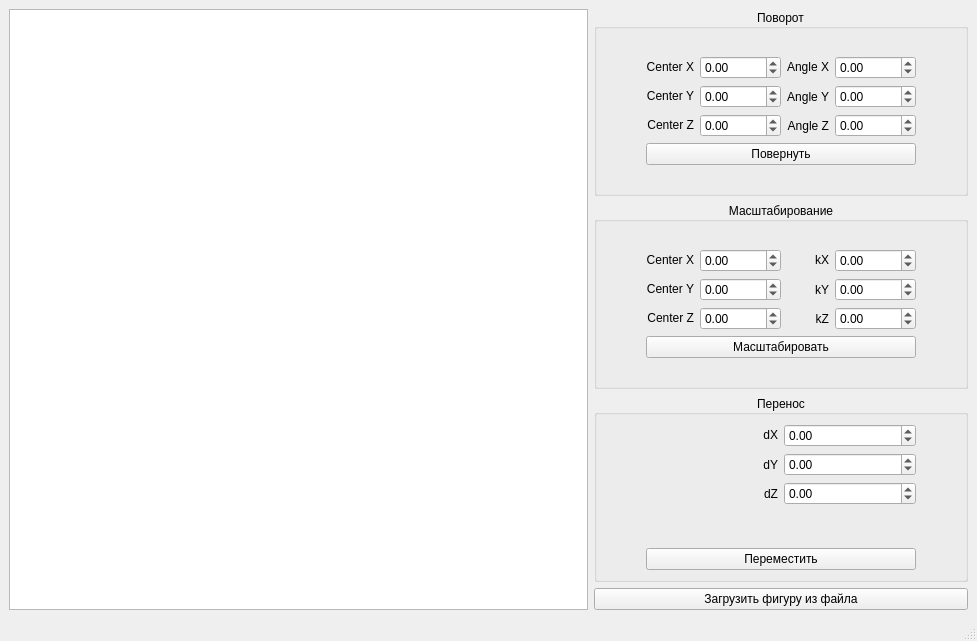
<?xml version="1.0" encoding="UTF-8"?>
<ui version="4.0">
 <class>MainWindow</class>
 <widget class="QMainWindow" name="MainWindow">
  <property name="geometry">
   <rect>
    <x>0</x>
    <y>0</y>
    <width>977</width>
    <height>641</height>
   </rect>
  </property>
  <property name="windowTitle">
   <string>MainWindow</string>
  </property>
  <widget class="QWidget" name="centralwidget">
   <layout class="QGridLayout" name="gridLayout">
    <item row="3" column="2">
     <widget class="QPushButton" name="LoadFigureButton">
      <property name="text">
       <string>Загрузить фигуру из файла</string>
      </property>
     </widget>
    </item>
    <item row="0" column="0" rowspan="4" colspan="2">
     <widget class="QGraphicsView" name="graphicsView">
      <property name="sizePolicy">
       <sizepolicy hsizetype="Expanding" vsizetype="Expanding">
        <horstretch>0</horstretch>
        <verstretch>0</verstretch>
       </sizepolicy>
      </property>
     </widget>
    </item>
    <item row="0" column="2">
     <widget class="QGroupBox" name="groupBox_3">
      <property name="title">
       <string>Поворот</string>
      </property>
      <property name="alignment">
       <set>Qt::AlignCenter</set>
      </property>
      <layout class="QGridLayout" name="gridLayout_7">
       <item row="0" column="1">
        <layout class="QGridLayout" name="gridLayout_8">
         <item row="1" column="2" colspan="2">
          <layout class="QGridLayout" name="gridLayout_2">
           <item row="2" column="0">
            <widget class="QLabel" name="label_16">
             <property name="text">
              <string>Angle Z</string>
             </property>
             <property name="alignment">
              <set>Qt::AlignRight|Qt::AlignTrailing|Qt::AlignVCenter</set>
             </property>
            </widget>
           </item>
           <item row="1" column="0">
            <widget class="QLabel" name="label_17">
             <property name="text">
              <string>Angle Y</string>
             </property>
             <property name="alignment">
              <set>Qt::AlignRight|Qt::AlignTrailing|Qt::AlignVCenter</set>
             </property>
            </widget>
           </item>
           <item row="0" column="1">
            <widget class="QDoubleSpinBox" name="AxField">
             <property name="sizePolicy">
              <sizepolicy hsizetype="Preferred" vsizetype="Fixed">
               <horstretch>0</horstretch>
               <verstretch>0</verstretch>
              </sizepolicy>
             </property>
             <property name="minimum">
              <double>-10000.000000000000000</double>
             </property>
             <property name="maximum">
              <double>10000.000000000000000</double>
             </property>
            </widget>
           </item>
           <item row="1" column="1">
            <widget class="QDoubleSpinBox" name="AyField">
             <property name="sizePolicy">
              <sizepolicy hsizetype="Preferred" vsizetype="Fixed">
               <horstretch>0</horstretch>
               <verstretch>0</verstretch>
              </sizepolicy>
             </property>
             <property name="minimum">
              <double>-10000.000000000000000</double>
             </property>
             <property name="maximum">
              <double>10000.000000000000000</double>
             </property>
            </widget>
           </item>
           <item row="2" column="1">
            <widget class="QDoubleSpinBox" name="AzField">
             <property name="sizePolicy">
              <sizepolicy hsizetype="Preferred" vsizetype="Fixed">
               <horstretch>0</horstretch>
               <verstretch>0</verstretch>
              </sizepolicy>
             </property>
             <property name="minimum">
              <double>-10000.000000000000000</double>
             </property>
             <property name="maximum">
              <double>10000.000000000000000</double>
             </property>
            </widget>
           </item>
           <item row="0" column="0">
            <widget class="QLabel" name="label_18">
             <property name="sizePolicy">
              <sizepolicy hsizetype="Preferred" vsizetype="Fixed">
               <horstretch>0</horstretch>
               <verstretch>0</verstretch>
              </sizepolicy>
             </property>
             <property name="text">
              <string>Angle X</string>
             </property>
             <property name="alignment">
              <set>Qt::AlignRight|Qt::AlignTrailing|Qt::AlignVCenter</set>
             </property>
            </widget>
           </item>
          </layout>
         </item>
         <item row="1" column="0" colspan="2">
          <layout class="QGridLayout" name="gridLayout_10">
           <item row="0" column="0">
            <widget class="QLabel" name="label_19">
             <property name="sizePolicy">
              <sizepolicy hsizetype="Preferred" vsizetype="Fixed">
               <horstretch>0</horstretch>
               <verstretch>0</verstretch>
              </sizepolicy>
             </property>
             <property name="text">
              <string>Center X</string>
             </property>
             <property name="alignment">
              <set>Qt::AlignRight|Qt::AlignTrailing|Qt::AlignVCenter</set>
             </property>
            </widget>
           </item>
           <item row="1" column="0">
            <widget class="QLabel" name="label_20">
             <property name="sizePolicy">
              <sizepolicy hsizetype="Preferred" vsizetype="Fixed">
               <horstretch>0</horstretch>
               <verstretch>0</verstretch>
              </sizepolicy>
             </property>
             <property name="text">
              <string>Center Y</string>
             </property>
             <property name="alignment">
              <set>Qt::AlignRight|Qt::AlignTrailing|Qt::AlignVCenter</set>
             </property>
            </widget>
           </item>
           <item row="2" column="0">
            <widget class="QLabel" name="label_21">
             <property name="sizePolicy">
              <sizepolicy hsizetype="Preferred" vsizetype="Fixed">
               <horstretch>0</horstretch>
               <verstretch>0</verstretch>
              </sizepolicy>
             </property>
             <property name="text">
              <string>Center Z</string>
             </property>
             <property name="alignment">
              <set>Qt::AlignRight|Qt::AlignTrailing|Qt::AlignVCenter</set>
             </property>
            </widget>
           </item>
           <item row="0" column="1">
            <widget class="QDoubleSpinBox" name="CRxField">
             <property name="minimum">
              <double>-10000.000000000000000</double>
             </property>
             <property name="maximum">
              <double>10000.000000000000000</double>
             </property>
            </widget>
           </item>
           <item row="1" column="1">
            <widget class="QDoubleSpinBox" name="CRyField">
             <property name="minimum">
              <double>-10000.000000000000000</double>
             </property>
             <property name="maximum">
              <double>10000.000000000000000</double>
             </property>
            </widget>
           </item>
           <item row="2" column="1">
            <widget class="QDoubleSpinBox" name="CRzField">
             <property name="minimum">
              <double>-10000.000000000000000</double>
             </property>
             <property name="maximum">
              <double>10000.000000000000000</double>
             </property>
            </widget>
           </item>
          </layout>
         </item>
         <item row="5" column="0" colspan="4">
          <widget class="QPushButton" name="RotateButton">
           <property name="sizePolicy">
            <sizepolicy hsizetype="Minimum" vsizetype="Fixed">
             <horstretch>0</horstretch>
             <verstretch>0</verstretch>
            </sizepolicy>
           </property>
           <property name="text">
            <string>Повернуть</string>
           </property>
           <property name="flat">
            <bool>false</bool>
           </property>
          </widget>
         </item>
        </layout>
       </item>
       <item row="0" column="0">
        <spacer name="horizontalSpacer_6">
         <property name="orientation">
          <enum>Qt::Horizontal</enum>
         </property>
         <property name="sizeType">
          <enum>QSizePolicy::Fixed</enum>
         </property>
         <property name="sizeHint" stdset="0">
          <size>
           <width>40</width>
           <height>20</height>
          </size>
         </property>
        </spacer>
       </item>
       <item row="0" column="2">
        <spacer name="horizontalSpacer_5">
         <property name="orientation">
          <enum>Qt::Horizontal</enum>
         </property>
         <property name="sizeType">
          <enum>QSizePolicy::Fixed</enum>
         </property>
         <property name="sizeHint" stdset="0">
          <size>
           <width>40</width>
           <height>20</height>
          </size>
         </property>
        </spacer>
       </item>
      </layout>
     </widget>
    </item>
    <item row="1" column="2">
     <widget class="QGroupBox" name="groupBox_2">
      <property name="title">
       <string>Масштабирование</string>
      </property>
      <property name="alignment">
       <set>Qt::AlignCenter</set>
      </property>
      <layout class="QGridLayout" name="gridLayout_5">
       <item row="1" column="0">
        <spacer name="horizontalSpacer_4">
         <property name="orientation">
          <enum>Qt::Horizontal</enum>
         </property>
         <property name="sizeType">
          <enum>QSizePolicy::Fixed</enum>
         </property>
         <property name="sizeHint" stdset="0">
          <size>
           <width>40</width>
           <height>20</height>
          </size>
         </property>
        </spacer>
       </item>
       <item row="1" column="1">
        <layout class="QGridLayout" name="gridLayout_6">
         <item row="1" column="0" colspan="2">
          <layout class="QGridLayout" name="gridLayout_11">
           <item row="0" column="0">
            <widget class="QLabel" name="label_22">
             <property name="sizePolicy">
              <sizepolicy hsizetype="Preferred" vsizetype="Fixed">
               <horstretch>0</horstretch>
               <verstretch>0</verstretch>
              </sizepolicy>
             </property>
             <property name="text">
              <string>Center X</string>
             </property>
             <property name="alignment">
              <set>Qt::AlignRight|Qt::AlignTrailing|Qt::AlignVCenter</set>
             </property>
            </widget>
           </item>
           <item row="1" column="0">
            <widget class="QLabel" name="label_23">
             <property name="sizePolicy">
              <sizepolicy hsizetype="Preferred" vsizetype="Fixed">
               <horstretch>0</horstretch>
               <verstretch>0</verstretch>
              </sizepolicy>
             </property>
             <property name="text">
              <string>Center Y</string>
             </property>
             <property name="alignment">
              <set>Qt::AlignRight|Qt::AlignTrailing|Qt::AlignVCenter</set>
             </property>
            </widget>
           </item>
           <item row="2" column="0">
            <widget class="QLabel" name="label_24">
             <property name="sizePolicy">
              <sizepolicy hsizetype="Preferred" vsizetype="Fixed">
               <horstretch>0</horstretch>
               <verstretch>0</verstretch>
              </sizepolicy>
             </property>
             <property name="text">
              <string>Center Z</string>
             </property>
             <property name="alignment">
              <set>Qt::AlignRight|Qt::AlignTrailing|Qt::AlignVCenter</set>
             </property>
            </widget>
           </item>
           <item row="0" column="1">
            <widget class="QDoubleSpinBox" name="CSxField">
             <property name="minimum">
              <double>-10000.000000000000000</double>
             </property>
             <property name="maximum">
              <double>10000.000000000000000</double>
             </property>
            </widget>
           </item>
           <item row="1" column="1">
            <widget class="QDoubleSpinBox" name="CSyField">
             <property name="minimum">
              <double>-10000.000000000000000</double>
             </property>
             <property name="maximum">
              <double>10000.000000000000000</double>
             </property>
            </widget>
           </item>
           <item row="2" column="1">
            <widget class="QDoubleSpinBox" name="CSzField">
             <property name="minimum">
              <double>-10000.000000000000000</double>
             </property>
             <property name="maximum">
              <double>10000.000000000000000</double>
             </property>
            </widget>
           </item>
          </layout>
         </item>
         <item row="1" column="2" colspan="2">
          <layout class="QGridLayout" name="gridLayout_9">
           <item row="2" column="1">
            <widget class="QDoubleSpinBox" name="KzField">
             <property name="sizePolicy">
              <sizepolicy hsizetype="Preferred" vsizetype="Fixed">
               <horstretch>0</horstretch>
               <verstretch>0</verstretch>
              </sizepolicy>
             </property>
             <property name="minimum">
              <double>-10000.000000000000000</double>
             </property>
             <property name="maximum">
              <double>10000.000000000000000</double>
             </property>
            </widget>
           </item>
           <item row="0" column="1">
            <widget class="QDoubleSpinBox" name="KxField">
             <property name="sizePolicy">
              <sizepolicy hsizetype="Preferred" vsizetype="Fixed">
               <horstretch>0</horstretch>
               <verstretch>0</verstretch>
              </sizepolicy>
             </property>
             <property name="minimum">
              <double>-10000.000000000000000</double>
             </property>
             <property name="maximum">
              <double>10000.000000000000000</double>
             </property>
            </widget>
           </item>
           <item row="1" column="1">
            <widget class="QDoubleSpinBox" name="KyField">
             <property name="sizePolicy">
              <sizepolicy hsizetype="Preferred" vsizetype="Fixed">
               <horstretch>0</horstretch>
               <verstretch>0</verstretch>
              </sizepolicy>
             </property>
             <property name="minimum">
              <double>-10000.000000000000000</double>
             </property>
             <property name="maximum">
              <double>10000.000000000000000</double>
             </property>
            </widget>
           </item>
           <item row="0" column="0">
            <widget class="QLabel" name="label_15">
             <property name="sizePolicy">
              <sizepolicy hsizetype="Preferred" vsizetype="Fixed">
               <horstretch>0</horstretch>
               <verstretch>0</verstretch>
              </sizepolicy>
             </property>
             <property name="text">
              <string>kX</string>
             </property>
             <property name="alignment">
              <set>Qt::AlignRight|Qt::AlignTrailing|Qt::AlignVCenter</set>
             </property>
            </widget>
           </item>
           <item row="1" column="0">
            <widget class="QLabel" name="label_14">
             <property name="text">
              <string>kY</string>
             </property>
             <property name="alignment">
              <set>Qt::AlignRight|Qt::AlignTrailing|Qt::AlignVCenter</set>
             </property>
            </widget>
           </item>
           <item row="2" column="0">
            <widget class="QLabel" name="label_13">
             <property name="text">
              <string>kZ</string>
             </property>
             <property name="alignment">
              <set>Qt::AlignRight|Qt::AlignTrailing|Qt::AlignVCenter</set>
             </property>
            </widget>
           </item>
          </layout>
         </item>
         <item row="5" column="0" colspan="4">
          <widget class="QPushButton" name="ScaleButton">
           <property name="sizePolicy">
            <sizepolicy hsizetype="Minimum" vsizetype="Fixed">
             <horstretch>0</horstretch>
             <verstretch>0</verstretch>
            </sizepolicy>
           </property>
           <property name="text">
            <string>Масштабировать</string>
           </property>
           <property name="flat">
            <bool>false</bool>
           </property>
          </widget>
         </item>
        </layout>
       </item>
       <item row="1" column="2">
        <spacer name="horizontalSpacer_3">
         <property name="orientation">
          <enum>Qt::Horizontal</enum>
         </property>
         <property name="sizeType">
          <enum>QSizePolicy::Fixed</enum>
         </property>
         <property name="sizeHint" stdset="0">
          <size>
           <width>40</width>
           <height>20</height>
          </size>
         </property>
        </spacer>
       </item>
      </layout>
     </widget>
    </item>
    <item row="2" column="2">
     <widget class="QGroupBox" name="groupBox">
      <property name="title">
       <string>Перенос</string>
      </property>
      <property name="alignment">
       <set>Qt::AlignCenter</set>
      </property>
      <layout class="QGridLayout" name="gridLayout_4">
       <item row="0" column="0">
        <layout class="QGridLayout" name="gridLayout_3">
         <item row="3" column="2">
          <widget class="QDoubleSpinBox" name="DzField">
           <property name="sizePolicy">
            <sizepolicy hsizetype="Preferred" vsizetype="Fixed">
             <horstretch>0</horstretch>
             <verstretch>0</verstretch>
            </sizepolicy>
           </property>
           <property name="minimum">
            <double>-10000.000000000000000</double>
           </property>
           <property name="maximum">
            <double>10000.000000000000000</double>
           </property>
          </widget>
         </item>
         <item row="2" column="2">
          <widget class="QDoubleSpinBox" name="DyField">
           <property name="sizePolicy">
            <sizepolicy hsizetype="Preferred" vsizetype="Fixed">
             <horstretch>0</horstretch>
             <verstretch>0</verstretch>
            </sizepolicy>
           </property>
           <property name="minimum">
            <double>-10000.000000000000000</double>
           </property>
           <property name="maximum">
            <double>10000.000000000000000</double>
           </property>
          </widget>
         </item>
         <item row="1" column="2">
          <widget class="QDoubleSpinBox" name="DxField">
           <property name="sizePolicy">
            <sizepolicy hsizetype="Preferred" vsizetype="Fixed">
             <horstretch>0</horstretch>
             <verstretch>0</verstretch>
            </sizepolicy>
           </property>
           <property name="minimum">
            <double>-10000.000000000000000</double>
           </property>
           <property name="maximum">
            <double>10000.000000000000000</double>
           </property>
          </widget>
         </item>
         <item row="5" column="1" colspan="2">
          <widget class="QPushButton" name="MoveButton">
           <property name="sizePolicy">
            <sizepolicy hsizetype="Minimum" vsizetype="Fixed">
             <horstretch>0</horstretch>
             <verstretch>0</verstretch>
            </sizepolicy>
           </property>
           <property name="text">
            <string>Переместить</string>
           </property>
           <property name="flat">
            <bool>false</bool>
           </property>
          </widget>
         </item>
         <item row="3" column="1">
          <widget class="QLabel" name="label_11">
           <property name="text">
            <string>dZ</string>
           </property>
           <property name="alignment">
            <set>Qt::AlignRight|Qt::AlignTrailing|Qt::AlignVCenter</set>
           </property>
          </widget>
         </item>
         <item row="2" column="1">
          <widget class="QLabel" name="label_10">
           <property name="text">
            <string>dY</string>
           </property>
           <property name="alignment">
            <set>Qt::AlignRight|Qt::AlignTrailing|Qt::AlignVCenter</set>
           </property>
          </widget>
         </item>
         <item row="1" column="1">
          <widget class="QLabel" name="label_12">
           <property name="sizePolicy">
            <sizepolicy hsizetype="Preferred" vsizetype="Fixed">
             <horstretch>0</horstretch>
             <verstretch>0</verstretch>
            </sizepolicy>
           </property>
           <property name="text">
            <string>dX</string>
           </property>
           <property name="alignment">
            <set>Qt::AlignRight|Qt::AlignTrailing|Qt::AlignVCenter</set>
           </property>
          </widget>
         </item>
         <item row="1" column="4" rowspan="5">
          <spacer name="horizontalSpacer_2">
           <property name="orientation">
            <enum>Qt::Horizontal</enum>
           </property>
           <property name="sizeType">
            <enum>QSizePolicy::Fixed</enum>
           </property>
           <property name="sizeHint" stdset="0">
            <size>
             <width>40</width>
             <height>20</height>
            </size>
           </property>
          </spacer>
         </item>
         <item row="1" column="0" rowspan="5">
          <spacer name="horizontalSpacer">
           <property name="orientation">
            <enum>Qt::Horizontal</enum>
           </property>
           <property name="sizeType">
            <enum>QSizePolicy::Fixed</enum>
           </property>
           <property name="sizeHint" stdset="0">
            <size>
             <width>40</width>
             <height>20</height>
            </size>
           </property>
          </spacer>
         </item>
        </layout>
       </item>
      </layout>
     </widget>
    </item>
   </layout>
  </widget>
  <widget class="QMenuBar" name="menubar">
   <property name="geometry">
    <rect>
     <x>0</x>
     <y>0</y>
     <width>977</width>
     <height>37</height>
    </rect>
   </property>
  </widget>
  <widget class="QStatusBar" name="statusbar"/>
 </widget>
 <resources/>
 <connections/>
</ui>
